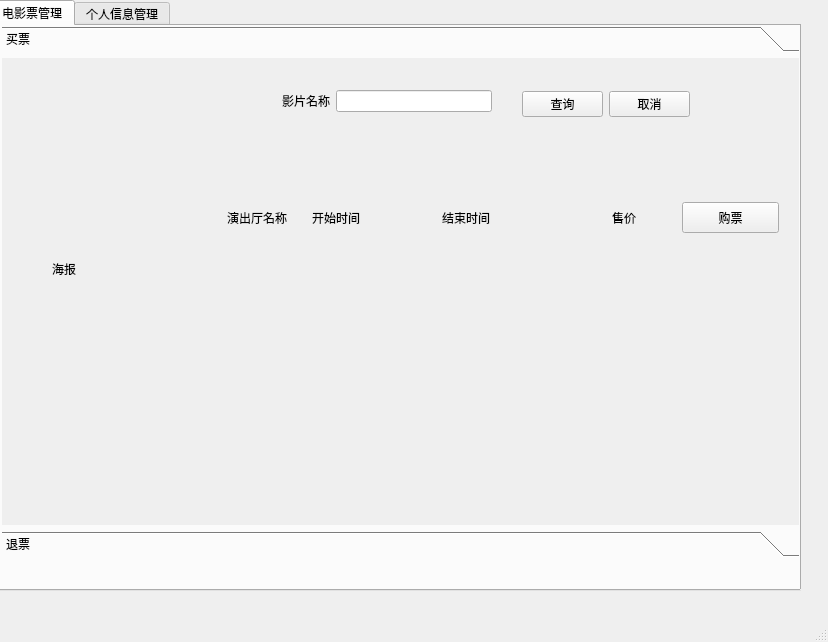
<?xml version="1.0" encoding="UTF-8"?>
<ui version="4.0">
 <class>mainmenu_user</class>
 <widget class="QMainWindow" name="mainmenu_user">
  <property name="geometry">
   <rect>
    <x>0</x>
    <y>0</y>
    <width>828</width>
    <height>642</height>
   </rect>
  </property>
  <property name="windowTitle">
   <string>MainWindow</string>
  </property>
  <widget class="QWidget" name="centralwidget">
   <widget class="QTabWidget" name="tabWidget">
    <property name="geometry">
     <rect>
      <x>-10</x>
      <y>0</y>
      <width>811</width>
      <height>591</height>
     </rect>
    </property>
    <property name="currentIndex">
     <number>0</number>
    </property>
    <widget class="QWidget" name="tab">
     <attribute name="title">
      <string>电影票管理</string>
     </attribute>
     <widget class="QToolBox" name="toolBox">
      <property name="geometry">
       <rect>
        <x>10</x>
        <y>0</y>
        <width>801</width>
        <height>531</height>
       </rect>
      </property>
      <property name="currentIndex">
       <number>0</number>
      </property>
      <widget class="QWidget" name="page">
       <property name="geometry">
        <rect>
         <x>0</x>
         <y>0</y>
         <width>801</width>
         <height>457</height>
        </rect>
       </property>
       <attribute name="label">
        <string>买票</string>
       </attribute>
       <widget class="QWidget" name="layoutWidget">
        <property name="geometry">
         <rect>
          <x>280</x>
          <y>30</y>
          <width>210</width>
          <height>27</height>
         </rect>
        </property>
        <layout class="QHBoxLayout" name="horizontalLayout">
         <item>
          <widget class="QLabel" name="label">
           <property name="sizePolicy">
            <sizepolicy hsizetype="Maximum" vsizetype="Maximum">
             <horstretch>0</horstretch>
             <verstretch>0</verstretch>
            </sizepolicy>
           </property>
           <property name="text">
            <string>影片名称</string>
           </property>
          </widget>
         </item>
         <item>
          <widget class="QLineEdit" name="select_ticketMovie"/>
         </item>
        </layout>
       </widget>
       <widget class="QWidget" name="layoutWidget">
        <property name="geometry">
         <rect>
          <x>520</x>
          <y>30</y>
          <width>168</width>
          <height>33</height>
         </rect>
        </property>
        <layout class="QHBoxLayout" name="horizontalLayout_2">
         <item>
          <widget class="QPushButton" name="pushButton">
           <property name="text">
            <string>查询</string>
           </property>
          </widget>
         </item>
         <item>
          <widget class="QPushButton" name="pushButton_2">
           <property name="text">
            <string>取消</string>
           </property>
          </widget>
         </item>
        </layout>
       </widget>
       <widget class="QWidget" name="widget" native="true">
        <property name="geometry">
         <rect>
          <x>200</x>
          <y>100</y>
          <width>591</width>
          <height>281</height>
         </rect>
        </property>
        <widget class="QLabel" name="label_11">
         <property name="geometry">
          <rect>
           <x>25</x>
           <y>10</y>
           <width>97</width>
           <height>100</height>
          </rect>
         </property>
         <property name="text">
          <string>演出厅名称</string>
         </property>
        </widget>
        <widget class="QLabel" name="label_13">
         <property name="geometry">
          <rect>
           <x>110</x>
           <y>10</y>
           <width>121</width>
           <height>100</height>
          </rect>
         </property>
         <property name="text">
          <string>开始时间</string>
         </property>
        </widget>
        <widget class="QLabel" name="label_14">
         <property name="geometry">
          <rect>
           <x>240</x>
           <y>10</y>
           <width>141</width>
           <height>100</height>
          </rect>
         </property>
         <property name="text">
          <string>结束时间</string>
         </property>
        </widget>
        <widget class="QLabel" name="label_15">
         <property name="geometry">
          <rect>
           <x>410</x>
           <y>10</y>
           <width>96</width>
           <height>100</height>
          </rect>
         </property>
         <property name="text">
          <string>售价</string>
         </property>
        </widget>
        <widget class="QPushButton" name="pushButton_3">
         <property name="geometry">
          <rect>
           <x>480</x>
           <y>44</y>
           <width>97</width>
           <height>31</height>
          </rect>
         </property>
         <property name="text">
          <string>购票</string>
         </property>
        </widget>
       </widget>
       <widget class="QLabel" name="select_ticketImage">
        <property name="geometry">
         <rect>
          <x>50</x>
          <y>90</y>
          <width>161</width>
          <height>241</height>
         </rect>
        </property>
        <property name="contextMenuPolicy">
         <enum>Qt::CustomContextMenu</enum>
        </property>
        <property name="text">
         <string>海报</string>
        </property>
       </widget>
      </widget>
      <widget class="QWidget" name="page_2">
       <property name="geometry">
        <rect>
         <x>0</x>
         <y>0</y>
         <width>801</width>
         <height>457</height>
        </rect>
       </property>
       <attribute name="label">
        <string>退票</string>
       </attribute>
       <widget class="QLabel" name="label_2">
        <property name="geometry">
         <rect>
          <x>140</x>
          <y>40</y>
          <width>67</width>
          <height>17</height>
         </rect>
        </property>
        <property name="text">
         <string/>
        </property>
       </widget>
       <widget class="QWidget" name="layoutWidget">
        <property name="geometry">
         <rect>
          <x>420</x>
          <y>10</y>
          <width>201</width>
          <height>33</height>
         </rect>
        </property>
        <layout class="QHBoxLayout" name="horizontalLayout_3">
         <item>
          <widget class="QPushButton" name="pushButton_4">
           <property name="text">
            <string>查看</string>
           </property>
          </widget>
         </item>
         <item>
          <widget class="QPushButton" name="pushButton_11">
           <property name="text">
            <string>取消</string>
           </property>
          </widget>
         </item>
        </layout>
       </widget>
       <widget class="QWidget" name="layoutWidget">
        <property name="geometry">
         <rect>
          <x>50</x>
          <y>10</y>
          <width>329</width>
          <height>31</height>
         </rect>
        </property>
        <layout class="QHBoxLayout" name="horizontalLayout_4">
         <item>
          <widget class="QRadioButton" name="select_ticketDefault">
           <property name="text">
            <string>默认排序</string>
           </property>
          </widget>
         </item>
         <item>
          <widget class="QRadioButton" name="select_ticketTime">
           <property name="text">
            <string>按照时间排序</string>
           </property>
          </widget>
         </item>
         <item>
          <widget class="QRadioButton" name="select_ticketPrice">
           <property name="text">
            <string>按照售价排序</string>
           </property>
          </widget>
         </item>
        </layout>
       </widget>
      </widget>
     </widget>
    </widget>
    <widget class="QWidget" name="tab_2">
     <attribute name="title">
      <string>个人信息管理</string>
     </attribute>
     <widget class="QToolBox" name="toolBox_2">
      <property name="geometry">
       <rect>
        <x>10</x>
        <y>0</y>
        <width>781</width>
        <height>551</height>
       </rect>
      </property>
      <property name="currentIndex">
       <number>0</number>
      </property>
      <widget class="QWidget" name="page_3">
       <property name="geometry">
        <rect>
         <x>0</x>
         <y>0</y>
         <width>781</width>
         <height>477</height>
        </rect>
       </property>
       <attribute name="label">
        <string>查询个人信息</string>
       </attribute>
       <widget class="QWidget" name="user_Info" native="true">
        <property name="geometry">
         <rect>
          <x>200</x>
          <y>120</y>
          <width>221</width>
          <height>171</height>
         </rect>
        </property>
        <widget class="QWidget" name="layoutWidget">
         <property name="geometry">
          <rect>
           <x>30</x>
           <y>40</y>
           <width>161</width>
           <height>101</height>
          </rect>
         </property>
         <layout class="QFormLayout" name="_2">
          <item row="0" column="0">
           <widget class="QLabel" name="label_4">
            <property name="text">
             <string>Name:</string>
            </property>
           </widget>
          </item>
          <item row="0" column="1">
           <widget class="QLabel" name="user_Name">
            <property name="text">
             <string>userName</string>
            </property>
           </widget>
          </item>
          <item row="1" column="0">
           <widget class="QLabel" name="label_5">
            <property name="text">
             <string>Passwd:</string>
            </property>
           </widget>
          </item>
          <item row="1" column="1">
           <widget class="QLabel" name="user_Passwd">
            <property name="text">
             <string>userPassswd</string>
            </property>
           </widget>
          </item>
          <item row="2" column="0">
           <widget class="QLabel" name="label_6">
            <property name="text">
             <string>Type:</string>
            </property>
           </widget>
          </item>
          <item row="2" column="1">
           <widget class="QLabel" name="user_Type">
            <property name="text">
             <string>userType</string>
            </property>
           </widget>
          </item>
          <item row="3" column="0">
           <widget class="QLabel" name="label_7">
            <property name="text">
             <string>Mail:</string>
            </property>
           </widget>
          </item>
          <item row="3" column="1">
           <widget class="QLabel" name="user_Mail">
            <property name="text">
             <string>userMail</string>
            </property>
           </widget>
          </item>
         </layout>
        </widget>
       </widget>
       <widget class="QWidget" name="layoutWidget">
        <property name="geometry">
         <rect>
          <x>140</x>
          <y>30</y>
          <width>180</width>
          <height>27</height>
         </rect>
        </property>
        <layout class="QHBoxLayout" name="horizontalLayout_5">
         <item>
          <widget class="QLabel" name="label_3">
           <property name="text">
            <string>密码</string>
           </property>
          </widget>
         </item>
         <item>
          <widget class="QLineEdit" name="select_personPasswd"/>
         </item>
        </layout>
       </widget>
       <widget class="QWidget" name="layoutWidget">
        <property name="geometry">
         <rect>
          <x>360</x>
          <y>30</y>
          <width>168</width>
          <height>33</height>
         </rect>
        </property>
        <layout class="QHBoxLayout" name="horizontalLayout_6">
         <item>
          <widget class="QPushButton" name="pushButton_5">
           <property name="text">
            <string>验证</string>
           </property>
          </widget>
         </item>
         <item>
          <widget class="QPushButton" name="pushButton_6">
           <property name="text">
            <string>取消</string>
           </property>
          </widget>
         </item>
        </layout>
       </widget>
      </widget>
      <widget class="QWidget" name="page_4">
       <property name="geometry">
        <rect>
         <x>0</x>
         <y>0</y>
         <width>781</width>
         <height>477</height>
        </rect>
       </property>
       <attribute name="label">
        <string>修改个人信息</string>
       </attribute>
       <widget class="QWidget" name="layoutWidget_2">
        <property name="geometry">
         <rect>
          <x>320</x>
          <y>40</y>
          <width>168</width>
          <height>33</height>
         </rect>
        </property>
        <layout class="QHBoxLayout" name="horizontalLayout_7">
         <item>
          <widget class="QPushButton" name="pushButton_7">
           <property name="text">
            <string>验证</string>
           </property>
          </widget>
         </item>
         <item>
          <widget class="QPushButton" name="pushButton_8">
           <property name="text">
            <string>取消</string>
           </property>
          </widget>
         </item>
        </layout>
       </widget>
       <widget class="QWidget" name="layoutWidget_3">
        <property name="geometry">
         <rect>
          <x>100</x>
          <y>40</y>
          <width>180</width>
          <height>27</height>
         </rect>
        </property>
        <layout class="QHBoxLayout" name="horizontalLayout_8">
         <item>
          <widget class="QLabel" name="label_8">
           <property name="text">
            <string>密码</string>
           </property>
          </widget>
         </item>
         <item>
          <widget class="QLineEdit" name="update_userPasswd"/>
         </item>
        </layout>
       </widget>
       <widget class="QWidget" name="update_Info" native="true">
        <property name="geometry">
         <rect>
          <x>200</x>
          <y>140</y>
          <width>271</width>
          <height>221</height>
         </rect>
        </property>
        <widget class="QWidget" name="layoutWidget_4">
         <property name="geometry">
          <rect>
           <x>30</x>
           <y>30</y>
           <width>201</width>
           <height>101</height>
          </rect>
         </property>
         <layout class="QFormLayout" name="_3">
          <item row="0" column="0">
           <widget class="QLabel" name="label_9">
            <property name="text">
             <string>Name:</string>
            </property>
           </widget>
          </item>
          <item row="0" column="1">
           <widget class="QLineEdit" name="update_Name"/>
          </item>
          <item row="2" column="0">
           <widget class="QLabel" name="label_10">
            <property name="text">
             <string>Passwd:</string>
            </property>
           </widget>
          </item>
          <item row="2" column="1">
           <widget class="QLineEdit" name="update_Passwd"/>
          </item>
          <item row="3" column="0">
           <widget class="QLabel" name="label_12">
            <property name="text">
             <string>Mail:</string>
            </property>
           </widget>
          </item>
          <item row="3" column="1">
           <widget class="QLineEdit" name="update_Mail"/>
          </item>
         </layout>
        </widget>
        <widget class="QWidget" name="layoutWidget">
         <property name="geometry">
          <rect>
           <x>40</x>
           <y>160</y>
           <width>168</width>
           <height>33</height>
          </rect>
         </property>
         <layout class="QHBoxLayout" name="horizontalLayout_9">
          <item>
           <widget class="QPushButton" name="pushButton_9">
            <property name="text">
             <string>修改</string>
            </property>
           </widget>
          </item>
          <item>
           <widget class="QPushButton" name="pushButton_10">
            <property name="text">
             <string>取消</string>
            </property>
           </widget>
          </item>
         </layout>
        </widget>
       </widget>
      </widget>
     </widget>
    </widget>
   </widget>
  </widget>
  <widget class="QMenuBar" name="menubar">
   <property name="geometry">
    <rect>
     <x>0</x>
     <y>0</y>
     <width>828</width>
     <height>28</height>
    </rect>
   </property>
  </widget>
  <widget class="QStatusBar" name="statusbar"/>
 </widget>
 <resources/>
 <connections/>
</ui>
